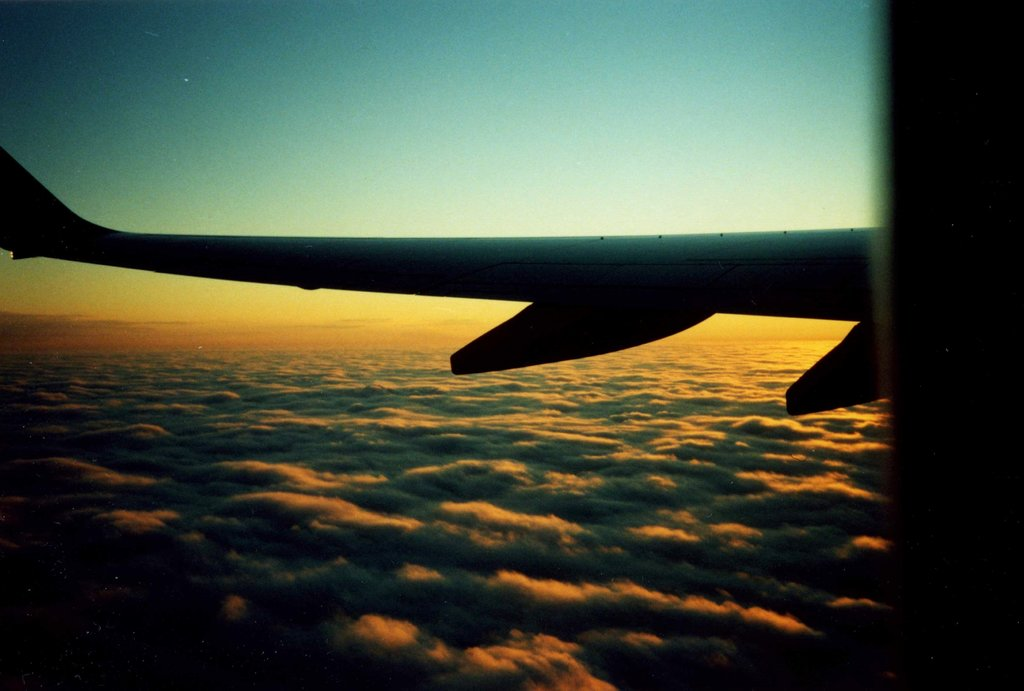
#> input picture test_images/0c0cba1fdb579002.jpg, 1024 x 691 px, found by its file name; its folder holds only this picture in this run
$ python -i enhance_dataset.py   (imports and definitions only)
#> lines starting #> are read from the running program, lines starting #| are printed output that depends on the picture
import cv2, os, shutil
import numpy as np
from pathlib import Path
from concurrent.futures import ThreadPoolExecutor, as_completed

# -------------------------------------------------
# Fast image enhancement using multithreading
# raw -> enhanced
# -------------------------------------------------

ROOT = Path(__file__).resolve().parents[1]

IN_IMG = ROOT / "dataset/raw/images"
IN_LBL = ROOT / "dataset/raw/labels"
OUT_IMG = ROOT / "dataset/enhanced/images"
OUT_LBL = ROOT / "dataset/enhanced/labels"

# [2 lines not run here, left out]

# ---------- Pre-create reusable objects ----------
clahe = cv2.createCLAHE(2.0, (8, 8))

def gamma_corr(img, gamma=0.8):
    inv = 1.0 / gamma
    table = np.array([(i / 255.0) ** inv * 255 for i in range(256)]).astype("uint8")
    return cv2.LUT(img, table)

def unsharp(img, amount=1.4, radius=1.0, threshold=10):
    blur = cv2.GaussianBlur(img, (0, 0), radius)
    sharp = img + amount * (img - blur)
    sharp = np.clip(sharp, 0, 255).astype(np.uint8)
    if threshold > 0:
        mask = np.abs(img - blur) < threshold
        sharp[mask] = img[mask]
    return sharp


# ---------- Worker function ----------
def process_image(filename):

#> called with filename = '../test_images/0c0cba1fdb579002.jpg'
    img_path = IN_IMG / filename
    lbl_path = IN_LBL / (Path(filename).stem + ".txt")

    img = cv2.imread(str(img_path))
#> img is the input picture: shape (691, 1024, 3); mean B, G, R 60, 76.1, 68.2
    if img is None:
        return False

    # Noise removal
    img = cv2.bilateralFilter(img, 9, 75, 75)

    # CLAHE contrast
    lab = cv2.cvtColor(img, cv2.COLOR_BGR2LAB)
#> lab: shape (691, 1024, 3); mean of channels 0, 1, 2 77.2, 123.5, 136
    l, a, b = cv2.split(lab)
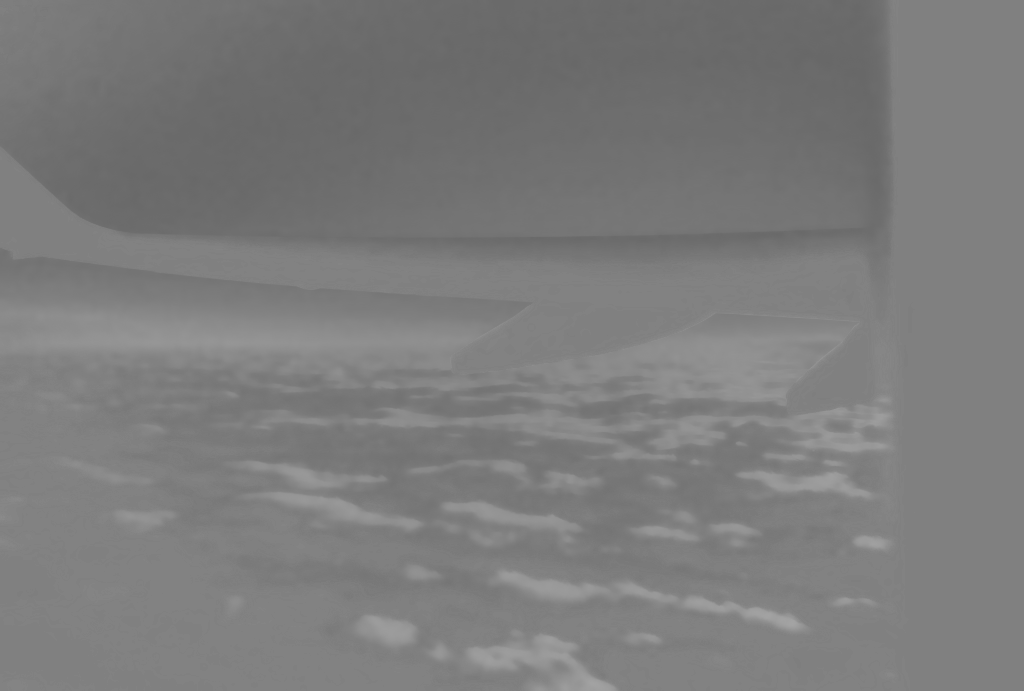
#> a: shape (691, 1024); min 103, max 164, mean 123.5
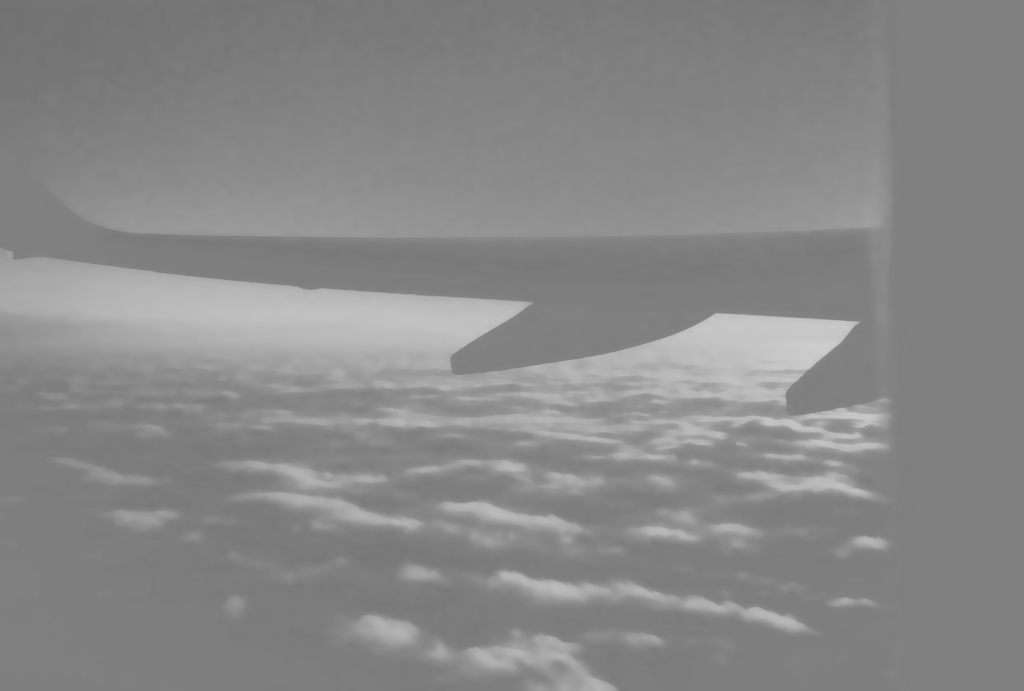
#> b: shape (691, 1024); min 112, max 206, mean 136
    l = clahe.apply(l)
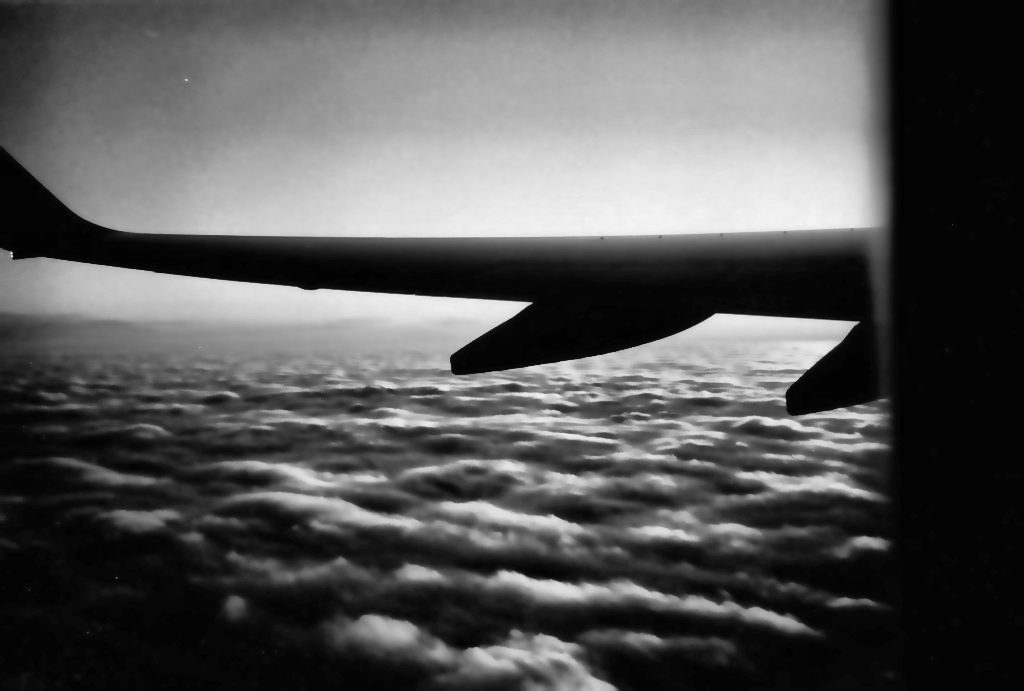
#> l: shape (691, 1024); min 1, max 244, mean 87
    img = cv2.cvtColor(cv2.merge((l, a, b)), cv2.COLOR_LAB2BGR)

    # Brightness fix
    img = gamma_corr(img, 0.8)

    # Sharpen edges
    img = unsharp(img)
#> in unsharp, `sharp = img + amount * (img - blur)`:
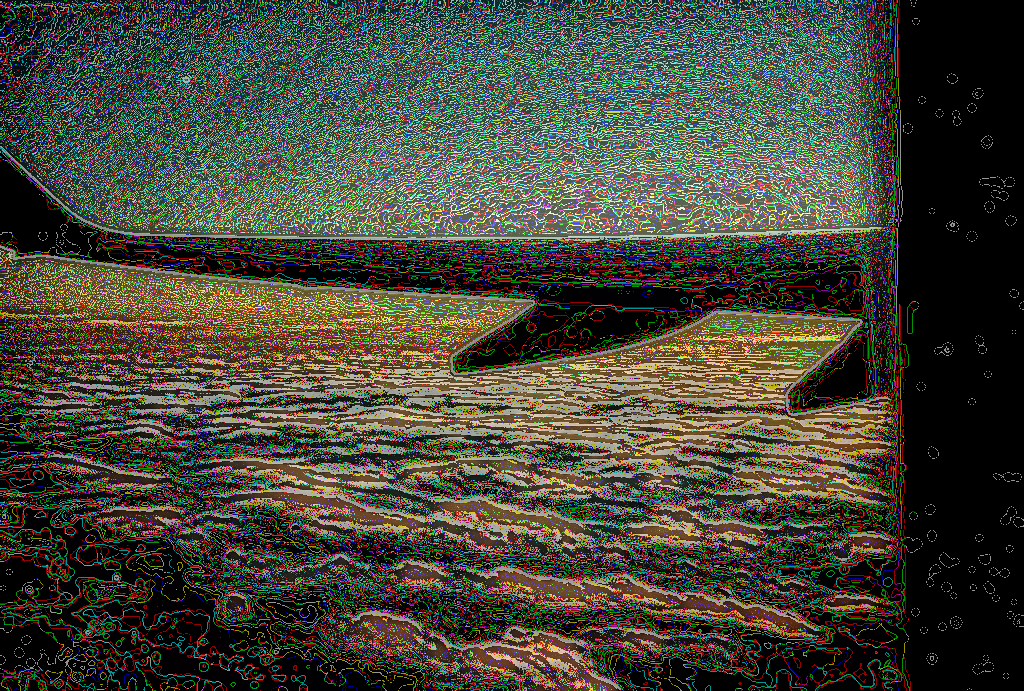
#> sharp: shape (691, 1024, 3) float64; mean B, G, R 138.1, 167.3, 166.9; drawn with min black and max white
#> in unsharp, `sharp = np.clip(sharp, 0, 255).astype(np.uint8)`:
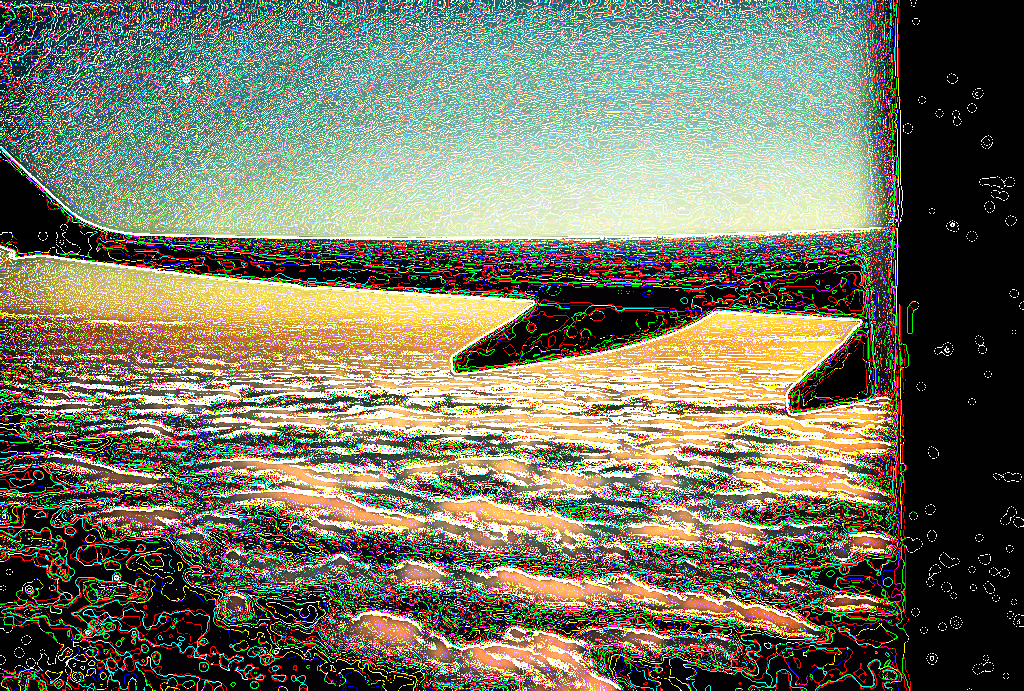
#> sharp: shape (691, 1024, 3); mean B, G, R 99.7, 119.8, 119.1
#> in unsharp, `mask = np.abs(img - blur) < threshold`:
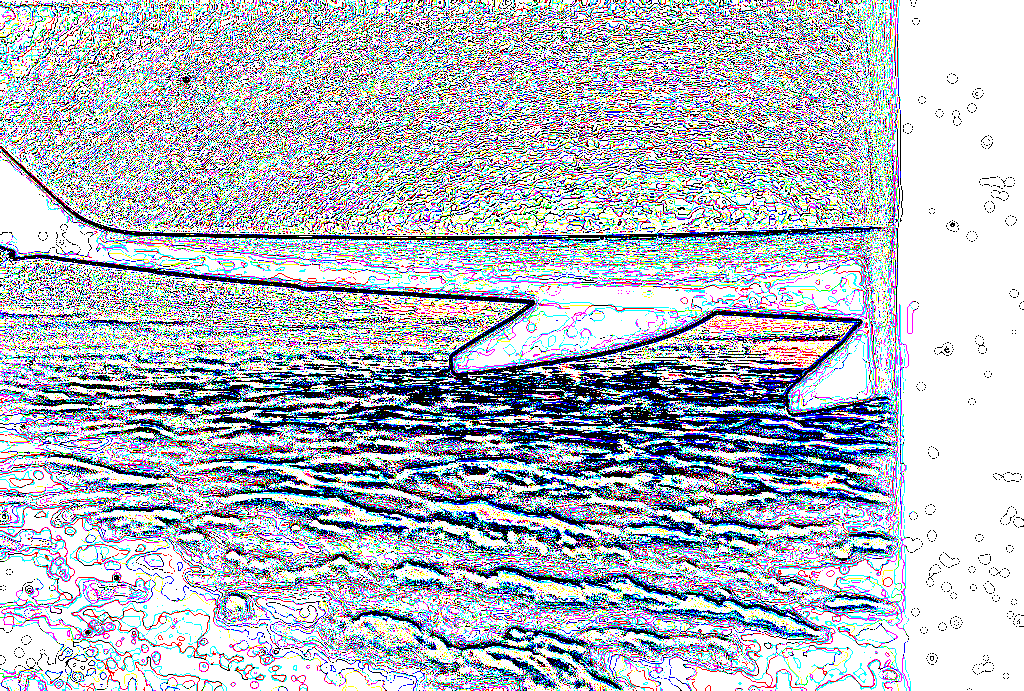
#> mask: shape (691, 1024, 3) bool; mean B, G, R 0.763, 0.725, 0.701

    cv2.imwrite(str(OUT_IMG / filename), img)

    if lbl_path.exists():
        shutil.copy(lbl_path, OUT_LBL / lbl_path.name)

    return True


# ---------- Parallel processing ----------
# [1 line that did not run here, left out]
# [1 line that did not run here, left out]

# [1 line not run here, left out]

done = 0

# workers = number of CPU cores (auto)
# [12 lines not run here, left out]

>>> result = process_image('../test_images/0c0cba1fdb579002.jpg')
